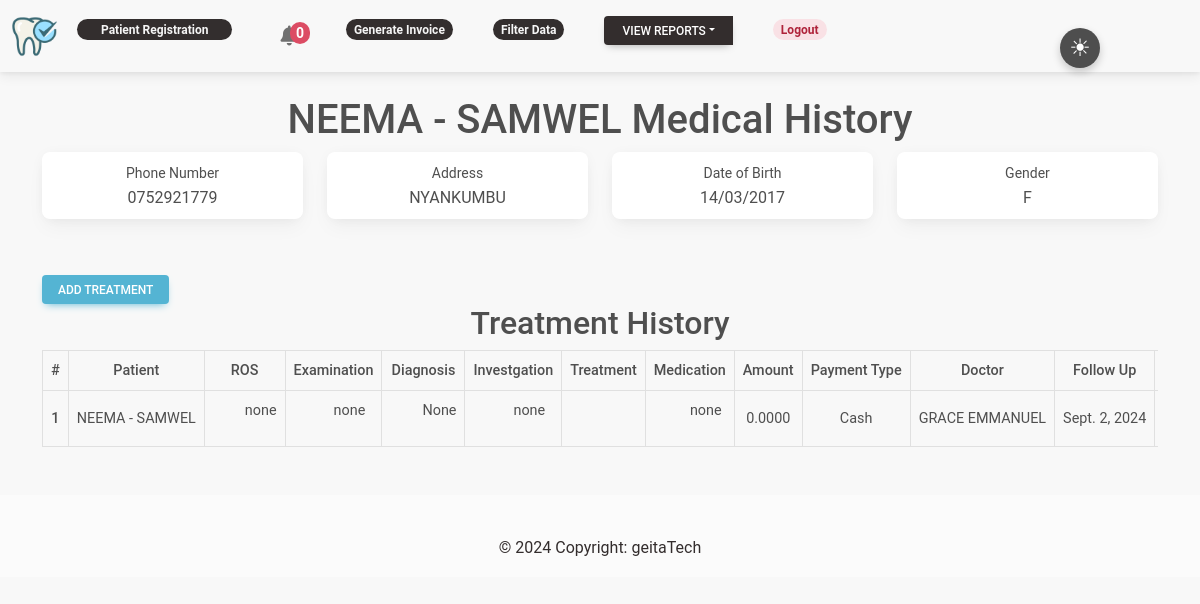
Page /patient/2/ (signed in) on the committed database.
### patient/models.py (models this page shows, shortened)
class Patient(models.Model):
    GENDER = (
        ('M', 'Male'),
        ('F', 'Female')
    )
    PAYMENT_TYPE = (
        ('cash', 'Cash'),
        ('insurance', 'Insurance')
    )
    firstname = models.CharField(max_length=255)
    lastname = models.CharField(max_length=255)
    DOB = models.CharField(max_length=255, blank=True, null=True)
    address = models.CharField(max_length=255)
    phone_number = models.CharField(max_length=255)
    gender = models.CharField(max_length=255, choices=GENDER)
    weight = models.IntegerField(default=0)
    BPressure = models.CharField(max_length=255, blank=True, null=True)
    payment_type = models.CharField(max_length=10, choices=PAYMENT_TYPE, null=True)
    insurance_provider = models.CharField(max_length=255, blank=True, null=True)  # Optional field for insurance provider
    DOR = models.DateField(null=True)
    created_at = models.DateTimeField(auto_now_add=True)
    updated_at = models.DateTimeField(auto_now=True)
    def __str__(self):
        return f'{self.firstname} - {self.lastname}'

class MedicalHistory(models.Model):
    PERMANENT_TEETH_CHOICES = [
        ('18', '18'), ('17', '17'), ('16', '16'), ('15', '15'), ('14', '14'),
        ('13', '13'), ('12', '12'), ('11', '11'), ('21', '21'), ('22', '22'),
        ('23', '23'), ('24', '24'), ('25', '25'), ('26', '26'), ('27', '27'),
        ('28', '28'), ('48', '48'), ('47', '47'), ('46', '46'), ('45', '45'),
        ('44', '44'), ('43', '43'), ('42', '42'), ('41', '41'), ('31', '31'),
        ('32', '32'), ('33', '33'), ('34', '34'), ('35', '35'), ('36', '36'),
        ('37', '37'), ('38', '38')
    ]
    TEMPORARY_TEETH_CHOICES = [
        ('55', '55'), ('54', '54'), ('53', '53'), ('52', '52'), ('51', '51'),
        ('61', '61'), ('62', '62'), ('63', '63'), ('64', '64'), ('65', '65'),
        ('85', '85'), ('84', '84'), ('83', '83'), ('82', '82'), ('81', '81'),
        ('71', '71'), ('72', '72'), ('73', '73'), ('74', '74'), ('75', '75')
    ]
    patient = models.ForeignKey(Patient, on_delete=models.CASCADE,
                                related_name='patientmedicalhistory')
    history = models.CharField(max_length=255)
    review_of_systems = models.ManyToManyField(ReviewofSystem)
    examination = models.ManyToManyField(Examination)
    diagnosis = models.ManyToManyField(Diagnosis)
    investgation = models.ManyToManyField(Investgation)
    treatment = models.ManyToManyField(Treatment)
    medication = models.ManyToManyField(Medication)
    permanent_dentition = models.CharField(max_length=255, blank=True, null=True)
    temporary_dentition = models.CharField(max_length=255, blank=True, null=True)
    payment_type = models.ForeignKey(PaymentType, on_delete=models.CASCADE)
    follow_up_date = models.DateField(null=True, blank=True)
    notes = models.CharField(max_length=2000,blank=True)
    doctor = models.ForeignKey(Doctor, on_delete=models.PROTECT, null=True)
    treatment_discount = models.DecimalField(max_digits=5, decimal_places=2, default=0)
    investigation_discount = models.DecimalField(max_digits=5, decimal_places=2, default=0)
    medication_discount = models.DecimalField(max_digits=5, decimal_places=2, default=0)
    created_at = models.DateTimeField(auto_now_add=True)
    def calculate_total_price(self):
        total_price = 0
        if self.payment_type.name == "Insurance":
            for item in self.treatment.all():
                total_price += item.insurance_price * (1 - self.treatment_discount / 100)
            for item in self.investgation.all():
                total_price += item.insurance_price * (1 - self.investigation_discount / 100)
            for item in self.medication.all():
                total_price += item.insurance_price * (1 - self.medication_discount / 100)
        else:  # Cash payment
            for item in self.treatment.all():
                total_price += item.cash_price * (1 - self.treatment_discount / 100)
            for item in self.investgation.all():
                total_price += item.cash_price * (1 - self.investigation_discount / 100)
            for item in self.medication.all():
                total_price += item.cash_price * (1 - self.medication_discount / 100)
        return total_price
    class Meta:
        verbose_name_plural = 'Medical History'

class ReviewofSystem(models.Model):
    name = models.CharField(max_length=255)

class Examination(models.Model):
    name = models.CharField(max_length=255)

class Diagnosis(models.Model):
    name = models.CharField(max_length=255)

class Investgation(models.Model):
    name = models.CharField(max_length=255)
    cash_price = models.DecimalField(max_digits=10, decimal_places=2, null=True)
    insurance_price = models.DecimalField(max_digits=10, decimal_places=2, null=True)

class Medication(models.Model):
    name = models.CharField(max_length=255)
    cash_price = models.DecimalField(max_digits=10, decimal_places=2, null=True)
    insurance_price = models.DecimalField(max_digits=10, decimal_places=2, null=True)

class PaymentType(models.Model):
    name = models.CharField(max_length=255)
    def __str__(self):
        return self.name

class Doctor(models.Model):
    name = models.CharField(max_length=255)
    def __str__(self):
        return self.name

### patient/decorators.py (the view)
    def wrapper_function(request, *args, **kwargs):
        group = None
        if request.user.groups.exists():
                group = request.user.groups.all()[0].name
        if group =='receptionist':
            return redirect('register')
        if group =='doctor':
            return redirect('home')
        if group == 'admin':
            return view_func(request, *args, **kwargs)

### patient/template_context.py (called while the page is built)
def upcoming_follow_up_count(request):
    today = datetime.now().date()
    tomorrow = today + timedelta(days=1)
    upcoming_follow_up_count = MedicalHistory.objects.filter(follow_up_date=tomorrow).count()
    return {'upcoming_follow_up_count': upcoming_follow_up_count}

### patient/views.py (called while the page is built)
@login_required(login_url='login')
@admin_only
def patient_detail(request, pk):
    patient = Patient.objects.get(id=pk)
    treatments = patient.patientmedicalhistory.all().order_by('-id')
    context = {
        'patient': patient,
        'treatments':treatments
        }
    return render(request, 'patient_detail.html', context)

### patient/templates/patient_detail.html (shortened to what this page needs)
{% extends 'base.html' %}
{% block content %}
<div class="container pt-4 text-center">
    <h1>{{patient}} Medical History</h1>
    <div class="row">
        <div class="col-xl-3 col-md-6 mb-2">
            <div class="card h-100 py-2">
                    <div class="col">
                        <div class="text-xs">
                            <small>
                            Phone Number
                            </small>
                        </div>
                        <div class="">{{patient.phone_number}}</div>
                    </div>
                </div>
            </div>
        <div class="col-xl-3 col-md-6 mb-2">
            <div class="card h-100 py-2">
                    <div class="col">
                        <div class="text-xs">
                            <small>
                            Address
                            </small>
                        </div>
                        <div class="">{{patient.address}}</div>
                    </div>
                </div>
            </div>
        <div class="col-xl-3 col-md-6 mb-2">
            <div class="card h-100 py-2">
                    <div class="col">
                        <div class="text-xs">
                            <small>
                            Date of Birth
                            </small>
                        </div>
                        <div class="">{{patient.DOB}}</div>
                    </div>
                </div>
            </div>
        <div class="col-xl-3 col-md-6 mb-2">
            <div class="card h-100 py-2">
                    <div class="col">
                        <div class="text-xs">
                            <small>
                            Gender
                            </small>
                        </div>
                        <div class="">{{patient.gender}}</div>
                    </div>
                </div>
            </div>
    </div>
  </div>
  <div class="container pt-5 mb-5">
    <a button class="btn btn-info btn-sm" href="{% url 'patient-medicals' patient.id %}">Add Treatment</button></a>
    <h2 class="text-center">Treatment History</h2>
    <div class="table-responsive">
        <table class="table align-middle mb-0 text-center text-nowrap table-sm table-bordered">
            <thead>
                <tr>
                    <th scope="col">#</th>
                    <th scope="col">Patient</th>
                    <th scope="col">ROS</th>
                    <th scope="col">Examination</th>
                    <th scope="col">Diagnosis</th>
                    <th scope="col">Investgation</th>
                    <th scope="col">Treatment</th>
                    <th scope="col">Medication</th>
                    <th scope="col">Amount</th>
                    <th scope="col">Payment Type</th>
                    <th scope="col">Doctor</th>
                    <th scope="col">Follow Up</th>
                    <th scope="col">Date Attended</th>
                </tr>
            </thead>
            <tbody>
                {% if treatments %}
                    {% for patient in treatments %}
                    <tr>
                        <th scope="row">{{forloop.counter}}</th>
                        <td>{{ patient.patient }}</td>
                        <td>
                            <ul>
                                {% for category in patient.review_of_systems.all %}
                                    <li>{{ category.name }}</li>
                                {% endfor %}
                            </ul>
                        </td>
                        <td>
                            <ul>
                                {% for category in patient.examination.all %}
                                    <li>{{ category.name }}</li>
                                {% endfor %}
                            </ul>
                        </td>
                        <td>
                            <ul>
                                {% for category in patient.diagnosis.all %}
                                    <li>{{ category.name }}</li>
                                {% endfor %}
                            </ul>
                        </td>
                        <td>
                            <ul>
                                {% for category in patient.investgation.all %}
                                    <li>{{ category.name }}</li>
                                {% endfor %}
                            </ul>
                        </td>
                        <td>
                        </td>
                        <td>
                            <ul>
                                {% for category in patient.medication.all %}
                                    <li>{{ category.name }}</li>
                                {% endfor %}
                            </ul>
                        </td>
                        <td>{{ patient.calculate_total_price }}</td>
                        <td>{{ patient.payment_type}}</td>
                        <td>{{ patient.doctor}}</td>
                        <td>{{ patient.follow_up_date}}</td>
                        <td>{{patient.created_at|date:"F d, Y"}}</td>
                    </tr>
                    {% endfor %}
                {% else %}
                    <tr>
                        <td colspan="4">No Medical History.</td>
                    </tr>
                {% endif %}
            </tbody>
        </table>
    </div>
  </div>
{% endblock content %}

### patient/templates/base.html (shortened to what this page needs)
{% load static %}
<!doctype html>
<html lang="en">
  <head>
    <link rel="stylesheet" href="{% static 'css/mdb.min.css' %}">
    <link rel="stylesheet" href="{% static 'css/color_switch.css' %}">
    <link rel="stylesheet" href="https://cdnjs.cloudflare.com/ajax/libs/font-awesome/6.4.0/css/all.min.css" />
  </head>
  <body>
<nav class="navbar navbar-expand-lg">
  <div class="container-fluid">
    <div class="collapse navbar-collapse" id="navbarSupportedContent">
      <a class="navbar-brand mt-2 mt-lg-0" href="/">
        <img
          src="/media/2185051_dentist_dentistry_medical_oral_hygiene_tooth_icon_7VPLBN5.png"
          height="45"
          alt="App Logo"
          loading="lazy"
        />
      </a>
      <ul class="navbar-nav me-auto mb-2 mb-lg-0">
      {% if request.user.is_authenticated %}
        <li class="nav-item">
          <a class="nav-link nav-smaller-bold badge rounded-pill badge-dark px-4" href="{% url 'register' %}">Patient Registration</a>
        </li>
        <li class="nav-item">
          <a class="nav-link" href="{% url 'upcoming_follow_up' %}">
            <span class="badge rounded-pill badge-notification bg-danger {% if upcoming_follow_up_count > 0 %}shake-animation{% endif %}" style="font-size: 14px; padding: 4px 6px;">
                {% if upcoming_follow_up_count > 0 %}
                    {{ upcoming_follow_up_count }}
                {% else %}
                    0
                {% endif %}
            </span>
        </a>
        </li>
        {% for group in user.groups.all %}
        {% if group.name == 'admin' %}
        <li class="nav-item">
          <a class="nav-link nav-smaller-bold badge rounded-pill badge-dark" href="{% url 'history' %}">Generate Invoice</a>
        </li>
        <li class="nav-item">
          <a class="nav-link nav-smaller-bold badge rounded-pill badge-dark" href="{% url 'filtered' %}">Filter Data</a>
        </li>
    <li class="nav-item">
      <div class="btn-group">
        <button type="button" class="btn btn-sm btn-dark dropdown-toggle dropdown-toggle-split" data-mdb-toggle="dropdown" aria-expanded="false">
          View Reports
        </button>
        </li>
        {% endif %}
        {% endfor %}
      </ul>
    </div>
    <li class="nav-item">
      <a class="nav-link nav-smaller-bold badge rounded-pill badge-danger" href="{% url 'logout' %}">Logout</a>
    </li>
  {% else %}
  <li class="nav-item">
    <a class="nav-link nav-smaller-bold badge rounded-pill badge-primary" href="{% url 'login' %}">Login</a>
  </li>
  {% endif %}
    </div>
</nav>
      <div class="container">
        <div class="toggle-icon float-start" onclick="toggleMode()">
            <span id="light-icon">&#9728;</span>
        </div>
    </div>
    {% block content %}
    {% endblock content %}
    <footer class="bg-light text-center text-white">
      <div class="container p-4 pb-0">
      </div>
      <div class="text-center p-3 text-dark" style="background-color: rgba(0, 0, 0, 0);">
        © 2024 Copyright:
        <a class="text-dark" href="">geitaTech</a>
      </div>
    </footer>
  </body>
</html>

### static/css/color_switch.css (style rules this page uses)
body { background-color: #f8f8f8; }
.toggle-icon { position: absolute; top: 28px; right: 100px; cursor: pointer; font-size: 24px; z-index: 2; width: 40px; height: 40px; border-radius: 50%; background-color: #4E4E4E; display: flex; align-items: center; justify-content: center; box-shadow: 0 4px 8px rgba(0, 0, 0, 0.2); }
#light-icon { color: #ffffff; }
body:not(.dark-mode) #light-icon { display: inline; }

### patient/templates/base.html (style rules this page uses)
nav ul li { list-style:none; display:inline-block; margin-right:40px; }

### patient/templates/patient_detail.html (style rules this page uses)
ul { list-style-type: none; }

### rows in the picture
Patient: firstname+lastname "NEEMA - SAMWEL", phone_number "0752921779", address "NYANKUMBU", DOB "14/03/2017", gender "F"
MedicalHistory: patient "NEEMA - SAMWEL", calculate_total_price "0.0000", payment_type "Cash", doctor "GRACE EMMANUEL", follow_up_date "Sept. 2, 2024"
ReviewofSystem: name "none"
Examination: name "none"
Diagnosis: name "None"
Investgation: name "none"
Medication: name "none"
